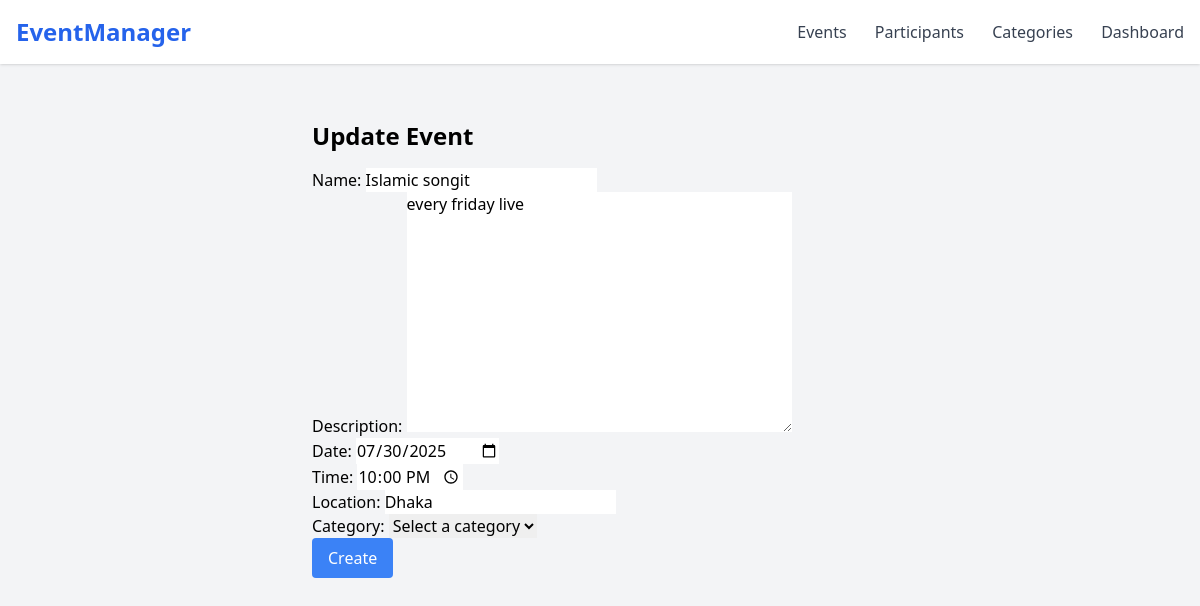
Page /2/update/ on the committed database.
### events/models.py (models this page shows, shortened)
class Event(models.Model):
    name = models.CharField(max_length=200)
    description = models.TextField()
    date = models.DateField()
    time = models.TimeField()
    location = models.CharField(max_length=200)
    category = models.ForeignKey(Category, on_delete=models.SET_NULL, null=True, blank=True)

### events/views.py (the view)
# urls.py: path('<int:pk>/update/', views.update_event, name='event_update'),
def update_event(request, pk):
    event = get_object_or_404(Event, pk=pk)
    if request.method == 'POST':
        form = EventForm(request.POST, instance=event)
        if form.is_valid():
            form.save()
            messages.success(request, "Event updated successfully!")
            return redirect('event_list')
    else:
        form = EventForm(instance=event)
    return render(request, 'events/event_form.html', {'form': form, 'title': 'Update Event'})

### events/forms.py
class EventForm(forms.ModelForm):
    category = forms.ModelChoiceField(
        queryset=Category.objects.all(),
        required=False,
        empty_label="Select a category"
    )
    date = forms.DateField(
        widget=forms.DateInput(attrs={'type': 'date'}),
        required=True
    )
    time = forms.TimeField(
        widget=forms.TimeInput(attrs={'type': 'time'}),
        required=True
    )
    class Meta:
        model = Event
        fields = '__all__'

### events/templates/events/event_form.html (shortened to what this page needs)
{% extends 'base.html' %}
{% block content %}
  <div class="max-w-xl mx-auto mt-8">
    <h2 class="text-2xl font-bold mb-4">{{ title }}</h2>
    <form method="POST">
      {{ form.as_p }}
      <button type="submit" class="bg-blue-500 text-white px-4 py-2 rounded">Create</button>
    </form>
  </div>
{% endblock %}

### rows in the picture
Event: name "Islamic songit", description "every friday live", date "07/30/2025", time "22:00:00", location "Dhaka", category "Select a category"

### other values in the picture
{{ title }} "Update Event"
